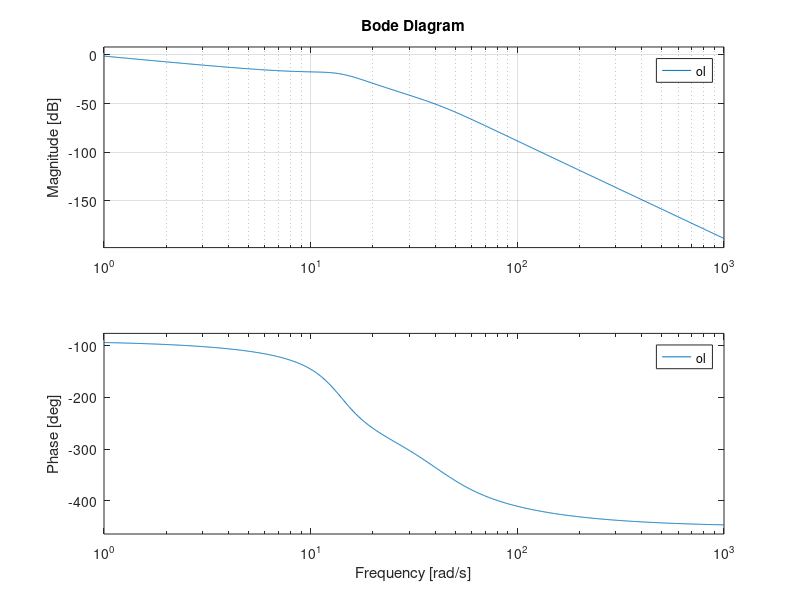

Write the MATLAB code that produced this figure.
clear all, close all

M = 1.35-0.493*2;

%motor
R = 1.3;%resistance 
L = 0.0220; %inductance 
Ke = -1.0000e+05; %electric stiffness and torque constant

%spring
Ch = 9; %spring damping
Cm = 6; 
Cl = 8;

Kh = 625; %Stiffness high
Km = 281; %Stiffness Med
Kl = 162; %Stifness low

c1 = Cl;
c2 = Cm;
k1 = Kl;
k2 = Km;

A = [0          1          0           0;
    -(k1+k2)/M  -(c1+c2)/M k2/M        c2/M;
    0           0          0           1;
    k2/M        c2/M       -k2/M       -c2/M];

B = [0; 1; 0; 0];
C = [1 0 0 0;
     0 0 1 0];
D = zeros(2,1);

carts = ss(A,B,C,D);
carts.StateName = {'x1', 'x1d', 'x2', 'x2d'};
motor = ss(tf(1, [L R]));
motor.StateName = {'i'};

plant = series(motor, carts)
plant_tf = tf(plant(2,1))

%% controller design
s = tf('s');
ctrl = 500/s;
%ctrl = 9.2389*(s^2-19.04*s+100.6)/(s*(s+100));

ol = ctrl*plant_tf;
figure; bode(ol); grid;
pole( feedback(ol,1) )